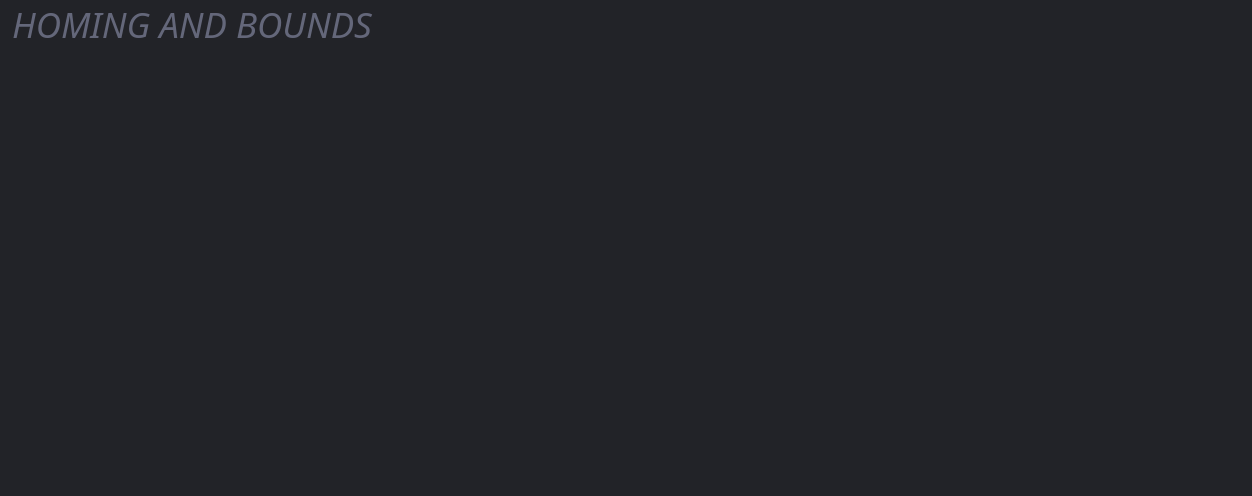
<?xml version="1.0" encoding="UTF-8"?>
<ui version="4.0">
 <class>HomingAndBoundsPage</class>
 <widget class="QWidget" name="HomingAndBoundsPage">
  <property name="geometry">
   <rect>
    <x>0</x>
    <y>0</y>
    <width>1252</width>
    <height>496</height>
   </rect>
  </property>
  <property name="minimumSize">
   <size>
    <width>0</width>
    <height>348</height>
   </size>
  </property>
  <property name="windowTitle">
   <string>Form</string>
  </property>
  <property name="styleSheet">
   <string notr="true">#HomingAndBoundsPage {
	background: rgb(34, 35, 40);
}

QWidget {
        font-family: &quot;Source Sans Pro&quot;;
		background: none;
}

QMenu {
    background-color: rgb(34, 35, 40);
}

QLabel:!disabled {
	color: white;
}

QGroupBox {
	border: 1px solid black;
	border-radius: 5px;
	background: rgb(34, 35, 40);
	padding-top: 25px;
}

QGroupBox:disabled {
	border: 1px solid rgb(26, 26, 30);
}

QGroupBox::title {
	background: rgb(249, 154, 0);
	color: black;
    padding: 5px;
	border: 1px solid black;
	border-top-left-radius: 5px;
	border-bottom-right-radius: 5px;
}

QGroupBox::title:disabled {
	background: rgb(34, 35, 40);
        color: rgb(100, 100, 100);
	border: 1px solid rgb(26, 26, 30);
}

QGroupBox:checked:!disabled {
	background: rgb(50, 52, 59);
}

QGroupBox:focus:!checked {
	border: 1px solid rgb(249, 154, 0);
	background: rgb(26, 26, 30);
}

QGroupBox:focus:checked {
	border: 1px solid rgb(249, 154, 0);
}

QGroupBox::title:focus {
	border: 1px solid rgb(249, 154, 0);
}

QGroupBox::indicator {
    width: 15px;
    height: 15px;
    background: rgb(34, 35, 40);
	border-radius: 3px;
}

QGroupBox::indicator:disabled {
    width: 15px;
    height: 15px;
    background: rgb(26, 26, 30);
}

QGroupBox::indicator:checked {
        image: url(&quot;://check_FILL0_wght400_GRAD0_opsz20.svg&quot;);
}

QCheckBox {
    padding: 5px;
	color: white;
    background: rgb(63, 65, 77);
    border: 1px solid black;
    border-radius: 5px;
}

QCheckBox:disabled {
	background: rgb(34, 35, 40);
        color: rgb(100, 100, 100);
}

QCheckBox::hover {
        border: 1px solid rgb(75, 77, 91);
}

QCheckBox:focus {
	border: 1px solid rgb(249, 154, 0);
}

QCheckBox::indicator {
    width: 15px;
    height: 15px;
    background: rgb(34, 35, 40);
	border-radius: 3px;
}

QCheckBox::indicator:disabled {
    width: 15px;
    height: 15px;
    background: rgb(26, 26, 30);
}

QCheckBox::indicator:checked {
        image: url(&quot;://check_FILL0_wght400_GRAD0_opsz20.svg&quot;);
}

QPushButton {
	background: rgb(63, 65, 77);
	color: white;
    border: 1px solid black;
	border-radius: 5px;
	padding: 6px;
}

QPushButton:disabled {
	background: rgb(34, 35, 40);
        color: rgb(100, 100, 100);
	border: 1px solid rgb(26, 26, 30);
}

QPushButton:hover {
	  background: rgb(75, 77, 91);
}

QComboBox {
	color: white;
    background: rgb(63, 65, 77);
    border: 1px solid black;
	border-radius: 5px;
	padding: 5px;
}

QComboBox::disabled {
	background: rgb(34, 35, 40);
        color: rgb(100, 100, 100);
	border: 1px solid rgb(26, 26, 30);
}

QComboBox:hover {
    border: 1px solid rgb(75, 77, 91);
}

QComboBox:focus {
	border: 1px solid rgb(249, 154, 0);
}

QComboBox::drop-down {
	border: none;
}

QComboBox::down-arrow {
        image: url(&quot;:/arrow_drop_down_FILL0_wght400_GRAD0_opsz20_white.svg&quot;);
 	width: 6px;
	margin-right: 4px;
	margin-bottom: 2px;
}

QLineEdit {
	color: white;
    background: rgb(63, 65, 77);
    border: 1px solid black;
	border-radius: 5px;
	padding: 5px;
}

QLineEdit:disabled {
	background: rgb(34, 35, 40);
        color: rgb(100, 100, 100);
	border: 1px solid rgb(26, 26, 30);
}

QLineEdit:hover {
    border: 1px solid rgb(75, 77, 91);
}

QLineEdit:focus {
	border: 1px solid rgb(249, 154, 0);
}

QLabel {
	min-height: 30px;
}

QLabel:disabled {
        color: rgb(100, 100, 100);
}

QAbstractSpinBox {
	color: white;
    background: rgb(63, 65, 77);
    border: 1px solid black;
	border-radius: 5px;
	padding: 5px;
}

QAbstractSpinBox:disabled {
	background: rgb(34, 35, 40);
        color: rgb(100, 100, 100);
	border: 1px solid rgb(26, 26, 30);
}

QAbstractSpinBox:hover {
    border: 1px solid rgb(75, 77, 91);
}

QAbstractSpinBox:focus {
	border: 1px solid rgb(249, 154, 0);
}

QAbstractSpinBox::up-button {
        image: url(&quot;:/arrow_drop_up_FILL0_wght400_GRAD0_opsz20_white.svg&quot;);
 	width: 6px;
	margin-right: 6px;
	margin-top: 4px;
}

QAbstractSpinBox::down-button {
        image: url(&quot;:/arrow_drop_down_FILL0_wght400_GRAD0_opsz20_white.svg&quot;);
 	width: 6px;
	margin-right: 6px;
	margin-bottom: 4px;
}

QAbstractSpinBox::up-button:disabled,
QAbstractSpinBox::up-button:off {
                image: url(&quot;:/arrow_drop_up_FILL0_wght400_GRAD0_opsz20.svg&quot;);
}

QAbstractSpinBox::down-button:disabled,
QAbstractSpinBox::down-button:off {
                image: url(&quot;:/arrow_drop_down_FILL0_wght400_GRAD0_opsz20.svg&quot;);
}</string>
  </property>
  <layout class="QGridLayout" name="gridLayout">
   <property name="leftMargin">
    <number>12</number>
   </property>
   <property name="topMargin">
    <number>0</number>
   </property>
   <property name="rightMargin">
    <number>17</number>
   </property>
   <property name="spacing">
    <number>10</number>
   </property>
   <item row="3" column="1">
    <spacer name="verticalSpacer_2">
     <property name="orientation">
      <enum>Qt::Vertical</enum>
     </property>
     <property name="sizeType">
      <enum>QSizePolicy::Fixed</enum>
     </property>
     <property name="sizeHint" stdset="0">
      <size>
       <width>20</width>
       <height>10</height>
      </size>
     </property>
    </spacer>
   </item>
   <item row="10" column="0" colspan="3">
    <spacer name="verticalSpacer">
     <property name="orientation">
      <enum>Qt::Vertical</enum>
     </property>
     <property name="sizeHint" stdset="0">
      <size>
       <width>0</width>
       <height>0</height>
      </size>
     </property>
    </spacer>
   </item>
   <item row="2" column="0" colspan="3">
    <widget class="QWidget" name="widget" native="true">
     <layout class="QGridLayout" name="gridLayout_5">
      <property name="leftMargin">
       <number>0</number>
      </property>
      <property name="topMargin">
       <number>0</number>
      </property>
      <property name="rightMargin">
       <number>0</number>
      </property>
      <property name="bottomMargin">
       <number>0</number>
      </property>
      <property name="horizontalSpacing">
       <number>10</number>
      </property>
      <property name="verticalSpacing">
       <number>5</number>
      </property>
      <item row="0" column="0">
       <widget class="QLabel" name="label_5">
        <property name="sizePolicy">
         <sizepolicy hsizetype="Fixed" vsizetype="Preferred">
          <horstretch>0</horstretch>
          <verstretch>0</verstretch>
         </sizepolicy>
        </property>
        <property name="font">
         <font>
          <family>Source Sans Pro Light</family>
          <pointsize>-1</pointsize>
          <italic>true</italic>
         </font>
        </property>
        <property name="styleSheet">
         <string notr="true">QLabel {
	color: rgb(100, 103, 122);
	font-size: 35px;
	font-family: &quot;Source Sans Pro Light&quot;;
	font-style: italic;
}
</string>
        </property>
        <property name="text">
         <string>HOMING AND BOUNDS</string>
        </property>
       </widget>
      </item>
      <item row="0" column="1">
       <widget class="QPushButton" name="uDocumentationButton">
        <property name="sizePolicy">
         <sizepolicy hsizetype="Fixed" vsizetype="Fixed">
          <horstretch>0</horstretch>
          <verstretch>0</verstretch>
         </sizepolicy>
        </property>
        <property name="toolTip">
         <string>Open Homing and Bounds documentation</string>
        </property>
        <property name="styleSheet">
         <string notr="true">QPushButton {
	background: none;
	border: none;
}</string>
        </property>
        <property name="text">
         <string/>
        </property>
        <property name="icon">
         <iconset resource="../resources/resources.qrc">
          <normaloff>:/open_in_new_FILL0_wght100_GRAD0_opsz20.svg</normaloff>:/open_in_new_FILL0_wght100_GRAD0_opsz20.svg</iconset>
        </property>
        <property name="iconSize">
         <size>
          <width>20</width>
          <height>20</height>
         </size>
        </property>
       </widget>
      </item>
      <item row="0" column="2">
       <spacer name="horizontalSpacer">
        <property name="orientation">
         <enum>Qt::Horizontal</enum>
        </property>
        <property name="sizeHint" stdset="0">
         <size>
          <width>40</width>
          <height>20</height>
         </size>
        </property>
       </spacer>
      </item>
     </layout>
    </widget>
   </item>
  </layout>
 </widget>
 <resources>
  <include location="../resources/resources.qrc"/>
 </resources>
 <connections/>
</ui>
